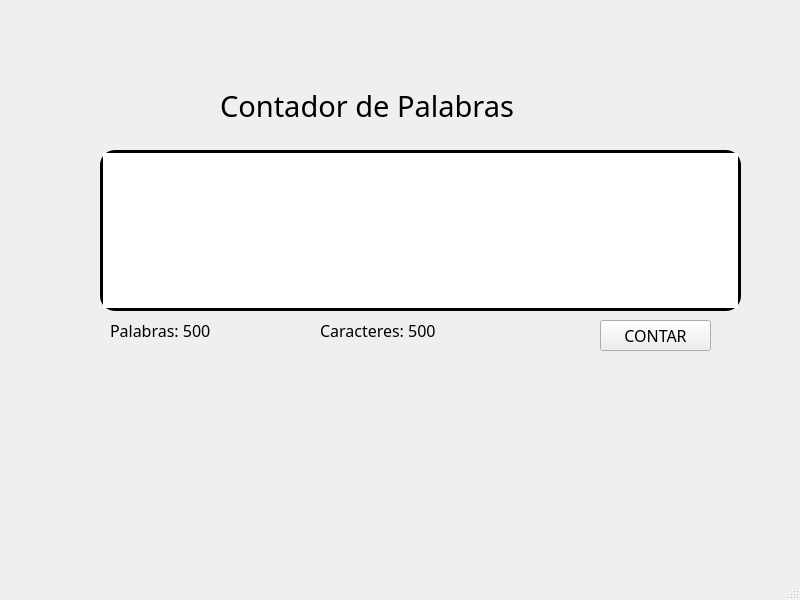
<?xml version="1.0" encoding="UTF-8"?>
<ui version="4.0">
 <class>MainWindow</class>
 <widget class="QMainWindow" name="MainWindow">
  <property name="geometry">
   <rect>
    <x>0</x>
    <y>0</y>
    <width>800</width>
    <height>600</height>
   </rect>
  </property>
  <property name="windowTitle">
   <string>MainWindow</string>
  </property>
  <widget class="QWidget" name="centralwidget">
   <widget class="QLabel" name="label">
    <property name="geometry">
     <rect>
      <x>220</x>
      <y>60</y>
      <width>371</width>
      <height>91</height>
     </rect>
    </property>
    <property name="font">
     <font>
      <family>MV Boli</family>
      <pointsize>22</pointsize>
     </font>
    </property>
    <property name="text">
     <string>Contador de Palabras</string>
    </property>
   </widget>
   <widget class="QTextEdit" name="edtCaracteres">
    <property name="geometry">
     <rect>
      <x>100</x>
      <y>150</y>
      <width>641</width>
      <height>161</height>
     </rect>
    </property>
    <property name="styleSheet">
     <string notr="true">border-radius: 15px;
border: 3px solid black;</string>
    </property>
   </widget>
   <widget class="QLabel" name="tvPalabras">
    <property name="geometry">
     <rect>
      <x>110</x>
      <y>320</y>
      <width>161</width>
      <height>21</height>
     </rect>
    </property>
    <property name="font">
     <font>
      <family>MV Boli</family>
      <pointsize>12</pointsize>
     </font>
    </property>
    <property name="styleSheet">
     <string notr="true"/>
    </property>
    <property name="text">
     <string>Palabras: 500</string>
    </property>
   </widget>
   <widget class="QLabel" name="tvCaracteres">
    <property name="geometry">
     <rect>
      <x>320</x>
      <y>320</y>
      <width>181</width>
      <height>21</height>
     </rect>
    </property>
    <property name="font">
     <font>
      <family>MV Boli</family>
      <pointsize>12</pointsize>
     </font>
    </property>
    <property name="text">
     <string>Caracteres: 500</string>
    </property>
   </widget>
   <widget class="QPushButton" name="btnContar">
    <property name="geometry">
     <rect>
      <x>600</x>
      <y>320</y>
      <width>111</width>
      <height>31</height>
     </rect>
    </property>
    <property name="font">
     <font>
      <family>MV Boli</family>
      <pointsize>12</pointsize>
     </font>
    </property>
    <property name="text">
     <string>CONTAR</string>
    </property>
   </widget>
  </widget>
  <widget class="QMenuBar" name="menubar">
   <property name="geometry">
    <rect>
     <x>0</x>
     <y>0</y>
     <width>800</width>
     <height>26</height>
    </rect>
   </property>
  </widget>
  <widget class="QStatusBar" name="statusbar"/>
 </widget>
 <resources/>
 <connections/>
</ui>
